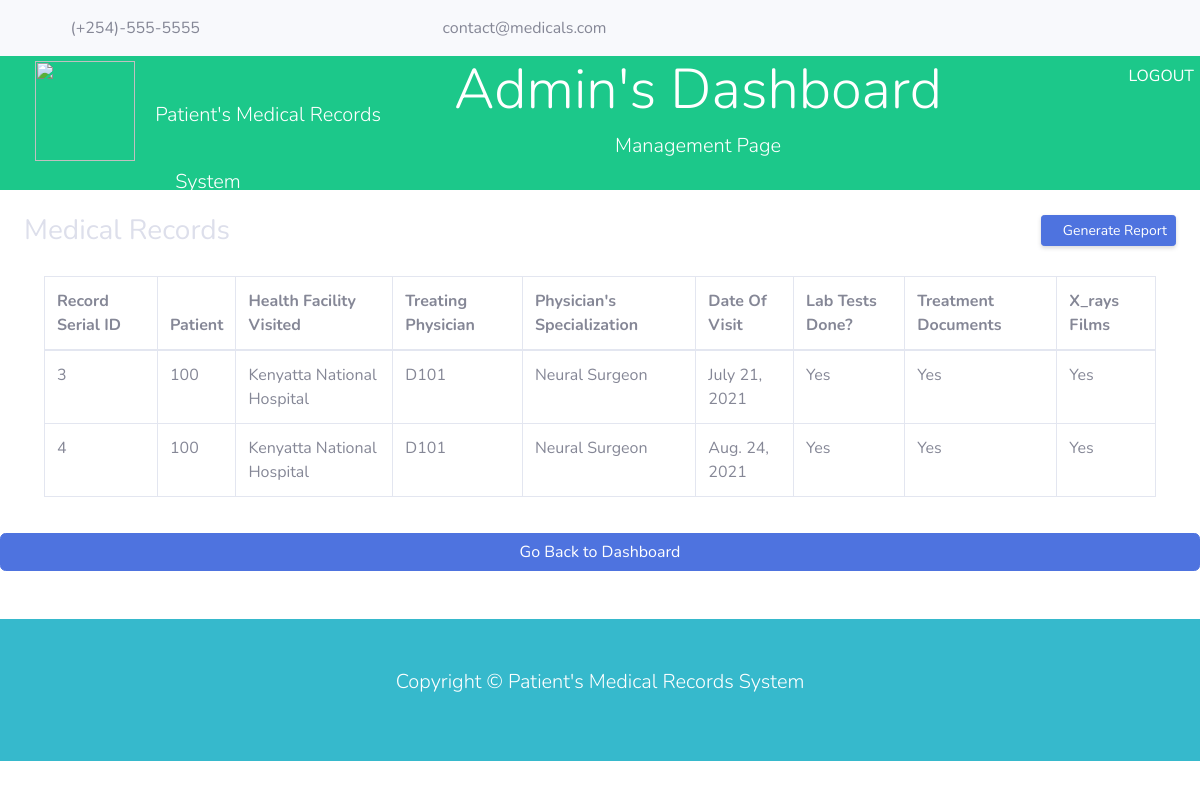
Screenshot of /admins/medical_records/ with the database file from the repository.
### patient/models.py (models this page shows, shortened)
class Patient(models.Model):
    patient = models.ForeignKey(PatientBio, on_delete=models.CASCADE)
    facility = models.ForeignKey(Facility, on_delete=models.DO_NOTHING)
    health_officer = models.ForeignKey(
        HealthOfficer, on_delete=models.DO_NOTHING)
    date = models.DateField(
        auto_now_add=True, help_text='The Date this Record was made')
    presenting_symptoms = models.TextField()
    lab_works = models.TextField()
    diagnosis_made = models.TextField()
    treatment_offered = models.TextField()
    comment = models.TextField()
    x_ray = models.ImageField(
        blank=True, upload_to='media/patients/x_rays/%Y/%m/%d', help_text="Patient's Profile Pic")
    docs = models.FileField(
        blank=True, upload_to='media/patients/treatment documents/%Y/%m/%d', help_text="Treatment Support Documents")
    class Meta:
        db_table = 'patientinfo'
        ordering = ('date',)
        verbose_name_plural = 'patientinfo'

class PatientBio(models.Model):
    counties = (
        ('Mombasa', 'Mombasa'),
        ('Kwale', 'Kwale'),
        ('Kilifi', 'Kilifi'),
        ('Tana River', 'Tana River'),
        ('Lamu', 'Lamu'),
        ('Taita Taveta', 'Taita Taveta'),
        ('Garissa', 'Garissa'),
        ('Wajir', 'Wajir'),
        ('Mandera', 'Mandera'),
        ('Marsabit', 'Marsabit'),
        ('Isiolo', 'Isiolo'),
        ('Meru', 'Meru'),
        ('Tharaka Nithi', 'Tharaka Nithi'),
        ('Embu', 'Embu'),
        ('Kitui', 'Kitui'),
        ('Machakos', 'Machakos'),
        ('Makueni', 'Makueni'),
        ('Nyandarua', 'Nyandarua'),
        ('Nyeri', 'Nyeri'),
        ('Kirinyaga', 'Kirinyaga'),
        ("Murang'a", "Murang'a"),
        ('Kiambu', 'Kiambu'),
        ('Turkana', 'Turkana'),
        ('West Pokot', 'West Pokot'),
        ('Samburu', 'Samburu'),
        ('Trans-Nzoia', 'Trans-Nzoia'),
        ('Uasin Gishu', 'Uasin Gishu'),
        ('Elgeyo Marakwet', 'Elgeyo Marakwet'),
        ('Nandi', 'Nandi'),
        ('Baringo', 'Baringo'),
        ('Laikipia', 'Laikipia'),
        ('Nakuru', 'Nakuru'),
        ('Narok', 'Narok'),
        ('Kajiado', 'Kajiado'),
        ('Kericho', 'Kericho'),
        ('Bomet', 'Bomet'),
        ('Kakamega', 'Kakamega'),
        ('Vihiga', 'Vihiga'),
        ('Bungoma', 'Bungoma'),
        ('Busia', 'Busia'),
        ('Siaya', 'Siaya'),
        ('Kisumu', 'Kisumu'),
        ('Homa Bay', 'Homa Bay'),
        ('Migori', 'Migori'),
        ('Kisii', 'Kisii'),
        ('Nyamira', 'Nyamira'),
        ('Nairobi', 'Nairobi'),
    )
    genders = (
        ('Male', 'Male'),
        ('Female', 'Female'),
        ('Other', 'Other'),
    )
    huduma_id = models.CharField(max_length=100, primary_key=True)
    first_name = models.CharField(max_length=50)
    last_name = models.CharField(max_length=50)
    dob = models.DateField()
    phone = models.CharField(
        max_length=10, help_text='for infants, enter gurdians/parents phone')
    gender = models.CharField(
        max_length=50,  choices=genders)
    county = models.CharField(max_length=50, choices=counties)
    def __str__(self) -> str:
        return self.huduma_id
    class Meta:
        db_table = 'patientbio'
        ordering = ('dob',)
        verbose_name_plural = 'patientbio'

### facilities/models.py (models this page shows)
class Facility(models.Model):
    counties = (
        ('Mombasa', 'Mombasa'),
        ('Kwale', 'Kwale'),
        ('Kilifi', 'Kilifi'),
        ('Tana River', 'Tana River'),
        ('Lamu', 'Lamu'),
        ('Taita Taveta', 'Taita Taveta'),
        ('Garissa', 'Garissa'),
        ('Wajir', 'Wajir'),
        ('Mandera', 'Mandera'),
        ('Marsabit', 'Marsabit'),
        ('Isiolo', 'Isiolo'),
        ('Meru', 'Meru'),
        ('Tharaka Nithi', 'Tharaka Nithi'),
        ('Embu', 'Embu'),
        ('Kitui', 'Kitui'),
        ('Machakos', 'Machakos'),
        ('Makueni', 'Makueni'),
        ('Nyandarua', 'Nyandarua'),
        ('Nyeri', 'Nyeri'),
        ('Kirinyaga', 'Kirinyaga'),
        ("Murang'a", "Murang'a"),
        ('Kiambu', 'Kiambu'),
        ('Turkana', 'Turkana'),
        ('West Pokot', 'West Pokot'),
        ('Samburu', 'Samburu'),
        ('Trans-Nzoia', 'Trans-Nzoia'),
        ('Uasin Gishu', 'Uasin Gishu'),
        ('Elgeyo Marakwet', 'Elgeyo Marakwet'),
        ('Nandi', 'Nandi'),
        ('Baringo', 'Baringo'),
        ('Laikipia', 'Laikipia'),
        ('Nakuru', 'Nakuru'),
        ('Narok', 'Narok'),
        ('Kajiado', 'Kajiado'),
        ('Kericho', 'Kericho'),
        ('Bomet', 'Bomet'),
        ('Kakamega', 'Kakamega'),
        ('Vihiga', 'Vihiga'),
        ('Bungoma', 'Bungoma'),
        ('Busia', 'Busia'),
        ('Siaya', 'Siaya'),
        ('Kisumu', 'Kisumu'),
        ('Homa Bay', 'Homa Bay'),
        ('Migori', 'Migori'),
        ('Kisii', 'Kisii'),
        ('Nyamira', 'Nyamira'),
        ('Nairobi', 'Nairobi'),
    )
    levels = (
        ('Level 1', 'Level 1'),
        ('Level 2', 'Level 2'),
        ('Level 3', 'Level 3'),
        ('Level 4', 'Level 4'),
        ('Level 5', 'Level 5'),
        ('Level 6', 'Level 6'),
    )
    facility_no = models.CharField(max_length=100, primary_key=True)
    name = models.CharField(max_length=100)
    county = models.CharField(
        max_length=50,  choices=counties, default='Nairobi')
    city = models.CharField(max_length=100)
    address = models.CharField(max_length=200)
    phone = models.CharField(max_length=10)
    is_public = models.BooleanField(default=True)
    is_registered = models.BooleanField(default=True)
    facility_level = models.CharField(
        max_length=50,  choices=levels, default='Level 1')
    def __str__(self):
        return self.name
    class Meta:
        db_table = 'health_facility'
        ordering = ('facility_no',)
        verbose_name_plural = 'health_facilities'

### accounts/models.py (models this page shows)
class HealthOfficer(models.Model):
    titles = (
        ('Medical Oficer', 'Medical Officer'),
        ('Consultant', 'Consultant'),
        ('Surgeon', 'Surgeon'),
        ('Neural Surgeon', 'Neural Surgeon'),
        ('Gynaecologist', 'Gynaecologist'),
        ('ENT Expert', 'ENT Expert'),
        ('Paediatric', 'Paediatric'),
        ('Psychiatrist', 'Psychiatrist'),
        ('Clinical Officer', 'Officer'),
        ('Cardiologist', 'Cardiologist'),
        ('Other', 'Other')
    )
    user = models.OneToOneField(User, on_delete=models.CASCADE)
    id_number = models.CharField(max_length=10, unique=True)
    reg_number = models.CharField(max_length=100, primary_key=True)
    title = models.CharField(max_length=100, choices=titles)
    facility = models.ForeignKey(Facility, on_delete=models.DO_NOTHING)
    phone = models.CharField(max_length=10)
    email = models.EmailField()
    pic = models.ImageField(
        blank=True, upload_to='media/officers/%Y/%m/%d', help_text='Health officers Profile Pic')
    def __str__(self) -> str:
        return self.reg_number
    class Meta:
        db_table = 'health_officers'
        ordering = ('reg_number',)
        verbose_name_plural = 'health_officers'

### admins/views.py (the view)
# urls.py: path('medical_records/', views.get_records, name='get_records'),
def get_records(request):
    records = Patient.objects.all()
    return render(request, 'admin/records.html', {'records': records})

### admins/context_processors.py (called while the page is built)
def titles(request):
    return {'titles': Titles}

def levels(request):
    return {'levels': Levels}

def facilities(request):
    facilities = Facility.objects.filter(is_registered=True)
    return {'facilities': facilities}

### patient/context_processors.py (called while the page is built)
def counties(request):
    return {'counties': Counties}

def genders(request):
    return {'genders': Genders}

### templates/admin/records.html (shortened to what this page needs)
{%extends 'base3.html'%}
{%load humanize%}
{%load mathfilters%}
{%block content%}
<div class="d-sm-flex align-items-center justify-content-between mt-4 mb-2">
    <h1 class="h3 mb-0 text-gray-300">Medical Records</h1>
    <a href="#" class="d-none d-sm-inline-block btn btn-sm btn-primary shadow-sm"><i
            class="fas fa-download fa-sm text-white-50"></i> Generate Report</a>
</div>
<div class="card-body">
    <div class="table-responsive">
        <table class="table table-bordered" id="dataTable" width="100%" cellspacing="0">
            <thead>
                <tr>
                    <th>Record Serial ID</th>
                    <th>Patient</th>
                    <th>Health Facility Visited</th>
                    <th>Treating Physician</th>
                    <th>Physician's Specialization</th>
                    <th>Date Of Visit</th>
                    <th>Lab Tests Done?</th>
                    <th>Treatment Documents</th>
                    <th>X_rays Films</th>
                </tr>
            </thead>
            <tbody>
                {%if records%}
                {%for record in records %}
                <tr>
                    <td>{{record.id}}</td>
                    <td>{{record.patient}}</td>
                    <td>{{record.facility|title}}</td>
                    <td>{{record.health_officer|title}}</td>
                    <td>{{record.health_officer.title|title}}</td>
                    <td>{{record.date}}</td>
                    {%if record.lab_works%}
                    <td>Yes</td>
                    {%else%}
                    <td>No</td>
                    {%endif%}
                    {%if record.docs%}
                    <td>Yes</td>
                    {%else%}
                    <td>None</td>
                    {%endif%}
                    {%if record.x_ray%}
                    <td>Yes</td>
                    {%else%}
                    <td>None</td>
                    {%endif%}
                </tr>
                {%endfor%}
                {%else%}
                <p class="text-center lead">
                    No records for Patient with the entered Huduma ID Number.
                </p>
                {%endif%}
            </tbody>
        </table>
    </div>
</div>
</div>
<div class="row">
    <div class="col-md-12">
        <a class="btn btn-primary btn-block text-center" href="{%url 'admins:index' %}">Go Back to Dashboard</a>
    </div>
</div>
{%endblock%}

### rows the page displays
Patient: id "3", patient "100", facility "Kenyatta National Hospital", health_officer "D101", health_officer "Neural Surgeon", date "July 21, 2021", shows "Yes"
Patient: id "4", patient "100", facility "Kenyatta National Hospital", health_officer "D101", health_officer "Neural Surgeon", date "Aug. 24, 2021", lab_works "Yes"
